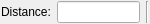
<?xml version="1.0" encoding="UTF-8"?>
<ui version="4.0">
 <class>Ui_SnapDistOptions</class>
 <widget class="QWidget" name="Ui_SnapDistOptions">
  <property name="geometry">
   <rect>
    <x>0</x>
    <y>0</y>
    <width>150</width>
    <height>24</height>
   </rect>
  </property>
  <property name="sizePolicy">
   <sizepolicy hsizetype="Maximum" vsizetype="Fixed">
    <horstretch>0</horstretch>
    <verstretch>0</verstretch>
   </sizepolicy>
  </property>
  <property name="minimumSize">
   <size>
    <width>130</width>
    <height>22</height>
   </size>
  </property>
  <property name="maximumSize">
   <size>
    <width>150</width>
    <height>32767</height>
   </size>
  </property>
  <property name="windowTitle">
   <string>Snap Distance Options</string>
  </property>
  <layout class="QHBoxLayout">
   <property name="leftMargin">
    <number>1</number>
   </property>
   <property name="topMargin">
    <number>1</number>
   </property>
   <property name="rightMargin">
    <number>1</number>
   </property>
   <property name="bottomMargin">
    <number>1</number>
   </property>
   <item>
    <widget class="QLabel" name="lDist">
     <property name="text">
      <string>Distance:</string>
     </property>
     <property name="wordWrap">
      <bool>false</bool>
     </property>
    </widget>
   </item>
   <item>
    <widget class="QLineEdit" name="leDist"/>
   </item>
   <item>
    <widget class="Line" name="sep1">
     <property name="sizePolicy">
      <sizepolicy hsizetype="Fixed" vsizetype="Minimum">
       <horstretch>0</horstretch>
       <verstretch>0</verstretch>
      </sizepolicy>
     </property>
     <property name="frameShape">
      <enum>QFrame::VLine</enum>
     </property>
     <property name="frameShadow">
      <enum>QFrame::Sunken</enum>
     </property>
    </widget>
   </item>
  </layout>
 </widget>
 <layoutdefault spacing="6" margin="11"/>
 <includes>
  <include location="local">rs_circle.h</include>
  <include location="local">rs_settings.h</include>
 </includes>
 <resources/>
 <connections>
  <connection>
   <sender>leDist</sender>
   <signal>textChanged(QString)</signal>
   <receiver>Ui_SnapDistOptions</receiver>
   <slot>updateDist(QString)</slot>
   <hints>
    <hint type="sourcelabel">
     <x>20</x>
     <y>20</y>
    </hint>
    <hint type="destinationlabel">
     <x>20</x>
     <y>20</y>
    </hint>
   </hints>
  </connection>
 </connections>
</ui>
